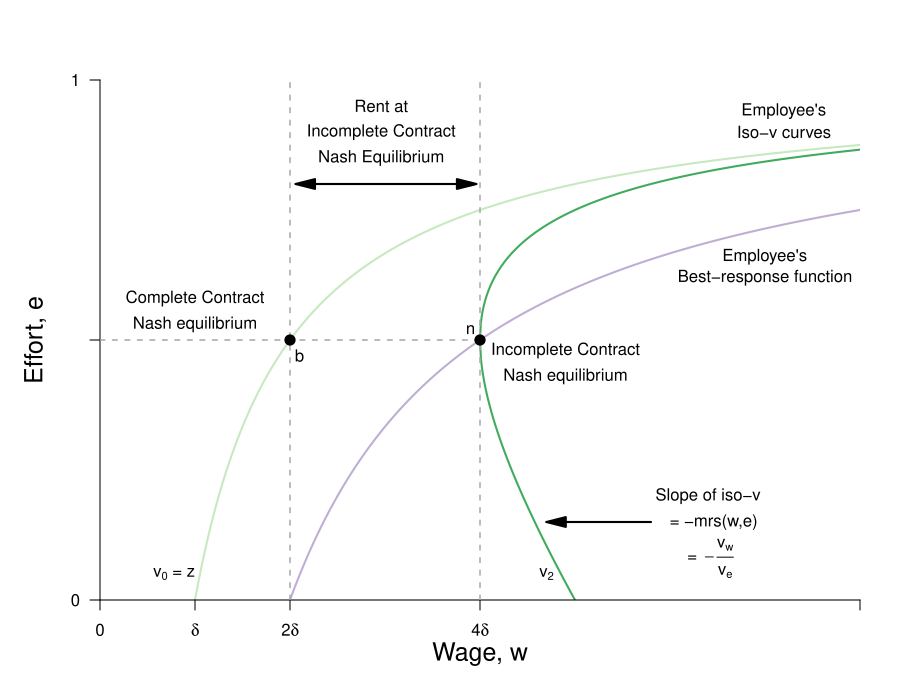

Write R code to recreate this figure.
require(ggplot2)
require(shape)
pdf(file = "employment/employment_fig4.pdf", width = 9, height = 7)

#Set parameters for graphics
axislabelsize <- 1.5
graphlinewidth <- 2
segmentlinewidth <- 1.5

#The equation is below when v = 0. See Wolfram Alpha output. 
isov <- function(w, delta = 5) {
  (w - delta)/w
}

isovhigh1 <- function(w, delta = 5, v = 5){
  (sqrt(w^2 - 4 * delta * v) - w + 2*v)/( 2 * v )
}

isovlow1 <- function(w, delta = 5, v = 5){
  (-sqrt(w^2 - 4 * delta * v) - w + 2*v)/( 2 * v )
}

isovhigh2 <- function(w, delta = 5, v = 15){
  (sqrt(w^2 - 4 * delta * v) - w + 2*v)/( 2 * v )
}

isovlow2 <- function(w, delta = 5, v = 15){
  (-sqrt(w^2 - 4 * delta * v) - w + 2*v)/( 2 * v )
}

isovhigh3 <- function(w, delta = 5, v = 20){
  (sqrt(w^2 - 4 * delta * v) - w + 2*v)/( 2 * v )
}

isovlow3 <- function(w, delta = 5, v = 20){
  (-sqrt(w^2 - 4 * delta * v) - w + 2*v)/( 2 * v )
}

brfFn <- function(w, delta = 5) {
  1 - (2*delta) /w
}

#This is evaluated for p = 12; q = 12/(8*sqrt(12^2 - 4*delta1*v1)) - 1/8 for the slope
#At p = 12; q = (-sqrt(12^2 - 4*v1*delta1) - 12 + 2*v1)/(2*v1) = 0.799
tangencyLine <- function(w){
  (w*(0.05))
}



COL <- c("#f7fcf5", "#e5f5e0", "#c7e9c0", "#a1d99b", "#74c476", "#41ab5d", "#238b45", "#005a32")
par(mar =  c(5, 5, 4, 2))
xlims <- c(0, 40)
ylims <- c(0, 1)

plot(0, 0, xlim = xlims, ylim = ylims, type = "n",
     xlab = expression(paste("Wage, ", w)),
     ylab = expression(paste("Effort, ", e)),
     xaxt = "n", 
     yaxt = "n", 
     cex.lab = axislabelsize, 
     line = 2.5,
     bty = "n", 
     xaxs="i", 
     yaxs="i")


npts <- 500 
npts2 <- 501
#Specify the sequences of points for graphing. 
xx0 <- seq(5, xlims[2], length.out = npts)
xx1 <- seq(10, xlims[2], length.out = npts)
xx2 <- seq(5, 15, length.out = npts)
xx3 <- seq(10, xlims[2], length.out = npts2)
xx4 <- seq(xlims[1], 10, length.out = npts2)
#For below, I solved sqrt(p^2 - 200) - p + 200/p = 0, getting p = 10*sqrt(2) = 14.14214
xx5 <- seq( 18.43909, xlims[2], length.out = npts2)
xx6 <- seq( 18.43909, 25, length.out = npts2)
xx7 <- seq(20, xlims[2], length.out = npts2)
xx8 <- seq(xlims[1], 25, length.out = npts2)

#Draw the lines for the graphs
lines(xx0, isov(xx0, delta = 5), col = COL[3], lwd = graphlinewidth)
lines(xx1, brfFn(xx1), col = "#beaed4", lwd = graphlinewidth)
#lines(xx2, tangencyLine(xx2), col = "darkgrey", lwd = 3, lty = 2)
#lines(xx3, isovhigh1(xx3, v = 5, delta = 5), col = COL[4], lwd = graphlinewidth)
#lines(xx4, isovlow1(xx4, v = 5, delta = 5), col = COL[4], lwd = graphlinewidth)
#lines(xx5, isovhigh2(xx5, v = 17, delta = 5), col = COL[5], lwd = graphlinewidth)
#lines(xx6, isovlow2(xx6, v = 17, delta = 5), col = COL[5], lwd = graphlinewidth)
lines(xx7, isovhigh3(xx7, v = 20, delta = 5), col = COL[6], lwd = graphlinewidth)
lines(xx8, isovlow3(xx8, v = 20, delta = 5), col = COL[6], lwd = graphlinewidth)

#Customize ticks and labels for the plot
ticksy <- c(0, 0.5, 1)
#ylabels <- c(0, expression(paste(frac(1,2))), 1)
ylabels <- c(0, NA, 1)
ticksx <- c(0, 5, 10, 20, 40)
xlabels <- c(0, expression(paste(delta)), expression(paste(2*delta)), expression(paste(4*delta)) , NA)
axis(1, at = ticksx, pos = 0, labels = xlabels)
axis(2, at = ticksy, pos = 0, labels = ylabels, las = 1)

#Annotation of the three graphs and the NE
#text(5, 0.3, expression(paste("Iso-profit: ", frac(q, p) ," = ", frac(1, 8*delta))))
#text(35, 0.62, expression(paste("BRF: q = ", 1 - frac(2*delta, p))))
text(3.9, 0.05, expression(paste(v[0],  " = z")))
#text(9.5, 0.05, expression(paste(v[1])))
#text(20.8, 0.05, expression(paste(v[1])))
text(23.5, 0.05, expression(paste(v[2])))
text(35, 0.66, expression(paste("Employee's")))
text(35, 0.62, expression(paste("Best-response function")))
text(36, 0.94, expression(paste("Employee's")))
text(36, 0.9, expression(paste("Iso-v curves")))


#Lines for the coordinates of the Nash equilbrium
#segments(5, 0, 5, 1, lty = 2, col = "darkgray", lwd = 3)
segments(10, 0, 10, 1, lty = 2, col = "darkgray", lwd = segmentlinewidth)
segments(20, 0, 20, 1, lty = 2, col = "darkgray", lwd = segmentlinewidth)
segments(0, 0.5, 20, 0.5, lty = 2, col = "darkgray", lwd = segmentlinewidth)
#segments(14.14214, 0.15, 14.14214, 0.45, lty = 2, col = "darkgray", lwd = 3)
text(19.5, 0.52, expression(n))
text(24.5, 0.48, expression(paste("Incomplete Contract")))
text(24.5, 0.43, expression(paste("Nash equilibrium")))

#Arrows and rent label
Arrows(15, 0.8, 19.3, 0.8,  col = "black", lty = 1, lwd = 2, arr.type = "triangle")
Arrows(15, 0.8, 10.8, 0.8,  col = "black", lty = 1, lwd = 2, arr.type = "triangle")
text(14.8, 0.95, expression(paste("Rent at")))
text(14.8, 0.9, expression(paste("Incomplete Contract")))
text(14.8, 0.85, expression(paste("Nash Equilibrium")))

#Arrows and slope of iso-v label
Arrows(29, 0.15, 24, 0.15,  col = "black", lty = 1, lwd = 2, arr.type = "triangle")
text(32, 0.2, expression(paste("Slope of iso-v")))
text(32.3, 0.15, expression(paste(" = -mrs(w,e) ")))
text(32, 0.08, expression(paste(" = " -frac(v[w], v[e]))))



#Add a point for the NE
points(20, 0.5, pch = 16, col = "black", cex = 1.5)


#Add a point for b & complete contract NE label
points(10, 0.5, pch = 16, col = "black", cex = 1.5)
text(10.5, 0.47, expression(b))
text(5, 0.58, expression(paste("Complete Contract")))
text(5, 0.53, expression(paste("Nash equilibrium")))

#Add a point for c
#Figure out q for p = 14.14214: q = 1 - 2delta/p = 1 - (2*5)/14.14214 =  0.2928934
#points(20, 0.1839422, pch = 16, col = "black", cex = 1.5)
#text(20.8, 0.1839422, expression(c))

#Add a point for f. referred to in the text
#points(12, 0.82, pch = 16, col = "black", cex = 1.2)
#text(12, 0.85, expression(paste("NE")))

#Arrow to Pareto-improving Lens
#Arrows(20, 0.8, 23.8, 0.68, col = "black", lty = 1, lwd = 3)
#text(20, 0.82, expression(paste("Pareto-Improving Lens")))

dev.off()
